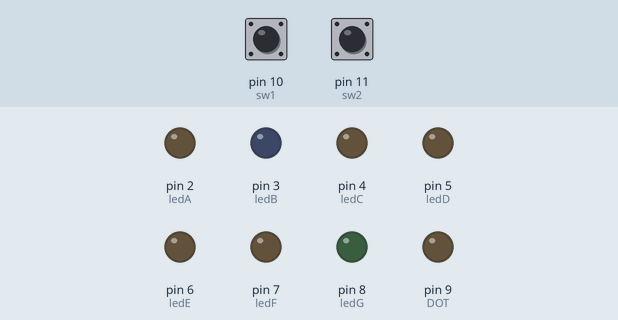
Simulated run of this sketch. Board: Arduino Uno, built with avr-gcc and run on an emulated ATmega328P. On the bench: output pins drawn as LEDs (lit = HIGH). Dashed ring = blinking. Inputs (shaded band) come from the test bench; at power-on: pin 10 (sw1) LOW, pin 11 (sw2) LOW.

Above: at 1.2 s.
1.3 s: pin 10 (sw1) pulled HIGH for 0.15 s
At 2.1 s:
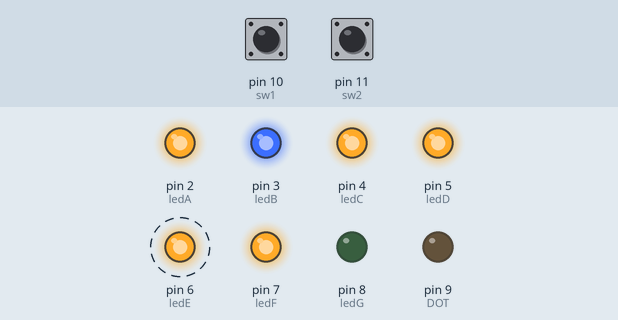
4.4 s: pin 11 (sw2) pulled HIGH for 1 s
At 7.8 s:
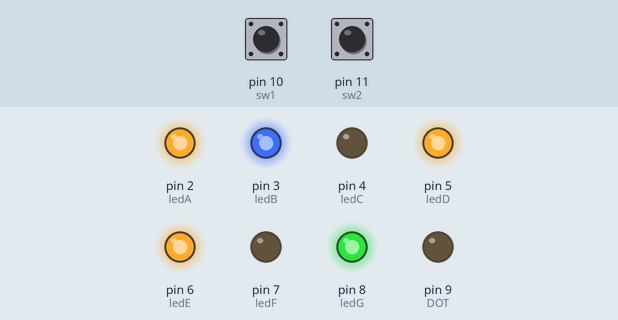
8.4 s: pin 10 (sw1) pulled HIGH for 1 s
At 12.1 s:
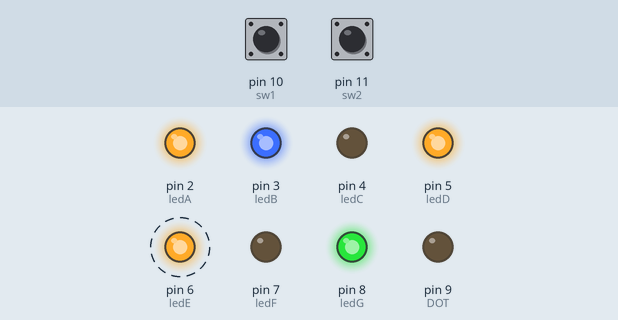
12.4 s: pin 10 (sw1) driven HIGH and pin 11 (sw2) driven HIGH
At 14.7 s:
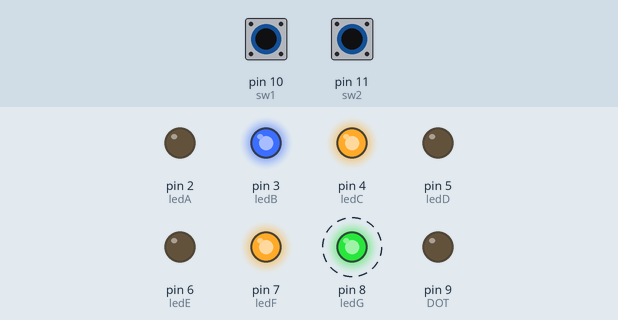
Timing chart, 0 to 16.4 s (numbered marks = the images above; inputs shaded):
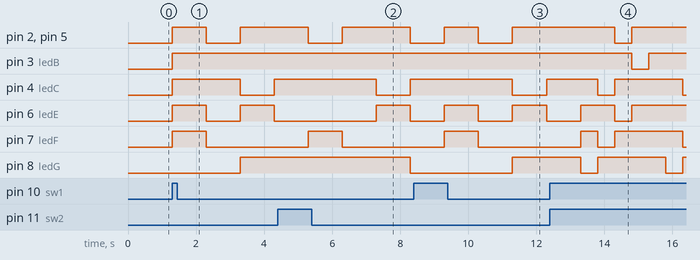

The sketch:

golden_bell_C13-2.ino
```cpp
int ledA=2;
int ledB=3;
int ledC=4;
int ledD=5;
int ledE=6;
int ledF=7;
int ledG=8;
int DOT=9;
int sw1=10;
int sw2=11;

int cnt =0;


void setup() {
  pinMode(ledA, OUTPUT);
  pinMode(ledB, OUTPUT);
  pinMode(ledC, OUTPUT);
  pinMode(ledD, OUTPUT);
  pinMode(ledE, OUTPUT);
  pinMode(ledF, OUTPUT);
  pinMode(ledG, OUTPUT);
  pinMode(DOT, OUTPUT);
}

void loop() {
  int sw1_state;
  int sw2_state;
  sw1_state=digitalRead(sw1);
  sw2_state=digitalRead(sw2);


while(sw1_state==1)
  {
    sw2_state = digitalRead(sw2);
      if(sw2_state==1)
    {
      break;
    }
     Number(cnt);
      ++cnt;
      delay(1000);
    if(cnt>9)
      {
        cnt=0;
      }
  }
  sw1_state = digitalRead(sw1);
  sw2_state = digitalRead(sw2);
  if(sw1_state==1&&sw2_state==1){
    while(sw1_state==1&&sw2_state==1){
      for(cnt=0; cnt<5; ++cnt){
        Number(cnt*2);
        delay(500);
      }
    }
  }

while(sw2_state==1)
  {
      sw1_state = digitalRead(sw1);
      if(sw1_state==1)
    {
      break;
    }
     Number(cnt);
      --cnt;
      delay(1000);
    if(cnt<0)
      {
        cnt=9;
      }
  }                                       // 먼저 비교하면서 기본틀부터 보고 뭐가 추가되었는지.뭐가 어떻게 되었는지
  sw1_state = digitalRead(sw1);           // 1. 위치 파악, 2. 구조 파악(각자 무슨 역할을 하는지)
  sw2_state = digitalRead(sw2);           // 3. 가감법, 4. 구조,위치 변경, 5. 테스트. 6. 최적화.
  if(sw1_state==1&&sw2_state==1){
    while(sw1_state==1&&sw2_state==1){    // * 문제에선 동시에 누르는 경우이기때문에 입력값을 한 번더 준 후
      for(cnt=0; cnt<5; ++cnt){           // 주어진 조건을 이어나감
        Number(cnt*2);
        delay(500);
      }
    }
  }
}


void Number(int n)
{
  switch(n){

    case 0: // 0출력
    digitalWrite(ledA, HIGH);
    digitalWrite(ledB, HIGH);
    digitalWrite(ledC, HIGH);
    digitalWrite(ledD, HIGH);
    digitalWrite(ledE, HIGH);
    digitalWrite(ledF, HIGH);
    digitalWrite(ledG, LOW);
    digitalWrite(DOT, LOW);
    break;

    case 1: // 1 출력
    digitalWrite(ledA, LOW);
    digitalWrite(ledB, HIGH);
    digitalWrite(ledC, HIGH);
    digitalWrite(ledD, LOW);
    digitalWrite(ledE, LOW);
    digitalWrite(ledF, LOW);
    digitalWrite(ledG, LOW);
    digitalWrite(DOT, LOW);
    break;

    case 2: // 2 출력
    digitalWrite(ledA, HIGH);
    digitalWrite(ledB, HIGH);
    digitalWrite(ledC, LOW);
    digitalWrite(ledD, HIGH);
    digitalWrite(ledE, HIGH);
    digitalWrite(ledF, LOW);
    digitalWrite(ledG, HIGH);
    digitalWrite(DOT, LOW);
    break;

    case 3: // 3 출력
    digitalWrite(ledA, HIGH);
    digitalWrite(ledB, HIGH);
    digitalWrite(ledC, HIGH);
    digitalWrite(ledD, HIGH);
    digitalWrite(ledE, LOW);
    digitalWrite(ledF, LOW);
    digitalWrite(ledG, HIGH);
    digitalWrite(DOT, LOW);
    break;

    case 4: // 4 출력
    digitalWrite(ledA, LOW);
    digitalWrite(ledB, HIGH);
    digitalWrite(ledC, HIGH);
    digitalWrite(ledD, LOW);
    digitalWrite(ledE, LOW);
    digitalWrite(ledF, HIGH);
    digitalWrite(ledG, HIGH);
    digitalWrite(DOT, LOW);
    break;

    case 5: // 5 출력
    digitalWrite(ledA, HIGH);
    digitalWrite(ledB, LOW);
    digitalWrite(ledC, HIGH);
    digitalWrite(ledD, HIGH);
    digitalWrite(ledE, LOW);
    digitalWrite(ledF, HIGH);
    digitalWrite(ledG, HIGH);
    digitalWrite(DOT, LOW);
    break;

    case 6: // 6 출력
    digitalWrite(ledA, HIGH);
    digitalWrite(ledB, LOW);
    digitalWrite(ledC, HIGH);
    digitalWrite(ledD, HIGH);
    digitalWrite(ledE, HIGH);
    digitalWrite(ledF, HIGH);
    digitalWrite(ledG, HIGH);
    digitalWrite(DOT, LOW);
    break;

    case 7: // 7 출력
    digitalWrite(ledA, HIGH);
    digitalWrite(ledB, HIGH);
    digitalWrite(ledC, HIGH);
    digitalWrite(ledD, LOW);
    digitalWrite(ledE, LOW);
    digitalWrite(ledF, HIGH);
    digitalWrite(ledG, LOW);
    digitalWrite(DOT, LOW);
    break;

    case 8: // 8 출력
    digitalWrite(ledA, HIGH);
    digitalWrite(ledB, HIGH);
    digitalWrite(ledC, HIGH);
    digitalWrite(ledD, HIGH);
    digitalWrite(ledE, HIGH);
    digitalWrite(ledF, HIGH);
    digitalWrite(ledG, HIGH);
    digitalWrite(DOT, LOW);
    break;

    case 9: // 9 출력
    digitalWrite(ledA, HIGH);
    digitalWrite(ledB, HIGH);
    digitalWrite(ledC, HIGH);
    digitalWrite(ledD, HIGH);
    digitalWrite(ledE, LOW);
    digitalWrite(ledF, HIGH);
    digitalWrite(ledG, HIGH);
    digitalWrite(DOT, LOW);
    break;


  }
}
```

Measured:
- after the input at 1.3 s, pin 2 (ledA), pin 5 (ledD): LOW → HIGH at once, → LOW 1.0 s later, → HIGH 1.0 s later; pin 3 (ledB): LOW → HIGH at once; pin 4 (ledC): LOW → HIGH at once, → LOW 2.0 s later, → HIGH 1.0 s later; pin 6 (ledE): alternates HIGH for 1.0 s and LOW for 1.0 s, starting at once; pin 7 (ledF): LOW → HIGH at once, → LOW 1.0 s later
- after the input at 4.4 s, pin 3 (ledB): stays HIGH (without the input it goes to LOW after 1.9 s); pin 4 (ledC): HIGH → LOW after 2.9 s, → HIGH 1.0 s later
- after the input at 8.4 s, pin 4 (ledC): HIGH → LOW after 2.9 s, → HIGH 1.0 s later
- after the input at 12.4 s, pin 4 (ledC): HIGH → LOW after 1.4 s, → HIGH 0.50 s later, → LOW 2.0 s later
